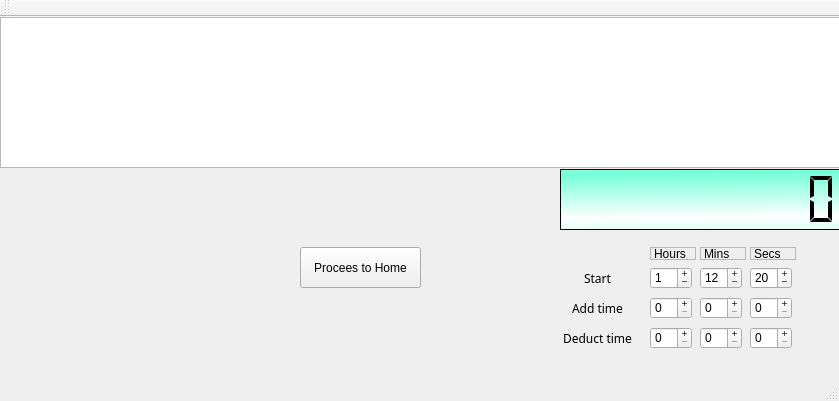
<?xml version="1.0" encoding="UTF-8"?>
<ui version="4.0">
 <class>timer</class>
 <widget class="QMainWindow" name="timer">
  <property name="geometry">
   <rect>
    <x>0</x>
    <y>0</y>
    <width>839</width>
    <height>401</height>
   </rect>
  </property>
  <property name="windowTitle">
   <string>munib</string>
  </property>
  <property name="autoFillBackground">
   <bool>false</bool>
  </property>
  <property name="styleSheet">
   <string notr="true">background-image: url(:/Login1/Abstract-wallpaper-for-PC-87 (1).jpg);</string>
  </property>
  <widget class="QWidget" name="centralWidget">
   <widget class="QGraphicsView" name="graphicsView">
    <property name="geometry">
     <rect>
      <x>0</x>
      <y>0</y>
      <width>841</width>
      <height>151</height>
     </rect>
    </property>
    <property name="styleSheet">
     <string notr="true">background-image: url(:/Login1/logo.png);</string>
    </property>
   </widget>
   <widget class="QLCDNumber" name="lcdNumber">
    <property name="geometry">
     <rect>
      <x>560</x>
      <y>152</y>
      <width>281</width>
      <height>61</height>
     </rect>
    </property>
    <property name="autoFillBackground">
     <bool>false</bool>
    </property>
    <property name="styleSheet">
     <string notr="true">background-color: qlineargradient(spread:reflect, x1:0.465909, y1:0.074, x2:0.494, y2:0.807, stop:0 rgba(117, 255, 216, 255), stop:1 rgba(255, 255, 255, 255));</string>
    </property>
    <property name="frameShape">
     <enum>QFrame::StyledPanel</enum>
    </property>
    <property name="digitCount">
     <number>10</number>
    </property>
    <property name="segmentStyle">
     <enum>QLCDNumber::Flat</enum>
    </property>
    <property name="intValue" stdset="0">
     <number>0</number>
    </property>
   </widget>
   <widget class="QPushButton" name="StartButton">
    <property name="geometry">
     <rect>
      <x>560</x>
      <y>250</y>
      <width>75</width>
      <height>23</height>
     </rect>
    </property>
    <property name="font">
     <font>
      <family>Segoe Print</family>
      <underline>false</underline>
      <kerning>false</kerning>
     </font>
    </property>
    <property name="text">
     <string>Start</string>
    </property>
    <property name="flat">
     <bool>true</bool>
    </property>
   </widget>
   <widget class="QPushButton" name="AddButton">
    <property name="geometry">
     <rect>
      <x>560</x>
      <y>280</y>
      <width>75</width>
      <height>23</height>
     </rect>
    </property>
    <property name="font">
     <font>
      <family>Segoe Print</family>
      <underline>false</underline>
      <kerning>false</kerning>
     </font>
    </property>
    <property name="text">
     <string>Add time</string>
    </property>
    <property name="flat">
     <bool>true</bool>
    </property>
   </widget>
   <widget class="QPushButton" name="DeductButton">
    <property name="geometry">
     <rect>
      <x>560</x>
      <y>310</y>
      <width>75</width>
      <height>23</height>
     </rect>
    </property>
    <property name="font">
     <font>
      <family>Segoe Print</family>
      <underline>false</underline>
      <kerning>false</kerning>
     </font>
    </property>
    <property name="text">
     <string>Deduct time</string>
    </property>
    <property name="flat">
     <bool>true</bool>
    </property>
   </widget>
   <widget class="QLabel" name="label">
    <property name="geometry">
     <rect>
      <x>650</x>
      <y>230</y>
      <width>46</width>
      <height>13</height>
     </rect>
    </property>
    <property name="frameShape">
     <enum>QFrame::StyledPanel</enum>
    </property>
    <property name="text">
     <string>Hours</string>
    </property>
    <property name="wordWrap">
     <bool>false</bool>
    </property>
   </widget>
   <widget class="QLabel" name="label_2">
    <property name="geometry">
     <rect>
      <x>700</x>
      <y>230</y>
      <width>46</width>
      <height>13</height>
     </rect>
    </property>
    <property name="frameShape">
     <enum>QFrame::StyledPanel</enum>
    </property>
    <property name="text">
     <string>Mins</string>
    </property>
    <property name="wordWrap">
     <bool>false</bool>
    </property>
   </widget>
   <widget class="QLabel" name="label_3">
    <property name="geometry">
     <rect>
      <x>750</x>
      <y>230</y>
      <width>46</width>
      <height>13</height>
     </rect>
    </property>
    <property name="frameShape">
     <enum>QFrame::StyledPanel</enum>
    </property>
    <property name="text">
     <string>Secs</string>
    </property>
    <property name="wordWrap">
     <bool>false</bool>
    </property>
   </widget>
   <widget class="QSpinBox" name="StartHour">
    <property name="geometry">
     <rect>
      <x>650</x>
      <y>250</y>
      <width>42</width>
      <height>22</height>
     </rect>
    </property>
    <property name="wrapping">
     <bool>false</bool>
    </property>
    <property name="frame">
     <bool>true</bool>
    </property>
    <property name="buttonSymbols">
     <enum>QAbstractSpinBox::PlusMinus</enum>
    </property>
    <property name="showGroupSeparator" stdset="0">
     <bool>false</bool>
    </property>
    <property name="maximum">
     <number>23</number>
    </property>
    <property name="value">
     <number>1</number>
    </property>
   </widget>
   <widget class="QSpinBox" name="StartMins">
    <property name="geometry">
     <rect>
      <x>700</x>
      <y>250</y>
      <width>42</width>
      <height>22</height>
     </rect>
    </property>
    <property name="buttonSymbols">
     <enum>QAbstractSpinBox::PlusMinus</enum>
    </property>
    <property name="maximum">
     <number>59</number>
    </property>
    <property name="value">
     <number>12</number>
    </property>
   </widget>
   <widget class="QSpinBox" name="StartSecs">
    <property name="geometry">
     <rect>
      <x>750</x>
      <y>250</y>
      <width>42</width>
      <height>22</height>
     </rect>
    </property>
    <property name="buttonSymbols">
     <enum>QAbstractSpinBox::PlusMinus</enum>
    </property>
    <property name="accelerated">
     <bool>false</bool>
    </property>
    <property name="maximum">
     <number>59</number>
    </property>
    <property name="value">
     <number>20</number>
    </property>
   </widget>
   <widget class="QSpinBox" name="AddSecs">
    <property name="geometry">
     <rect>
      <x>750</x>
      <y>280</y>
      <width>42</width>
      <height>22</height>
     </rect>
    </property>
    <property name="buttonSymbols">
     <enum>QAbstractSpinBox::PlusMinus</enum>
    </property>
    <property name="maximum">
     <number>59</number>
    </property>
   </widget>
   <widget class="QSpinBox" name="AddMins">
    <property name="geometry">
     <rect>
      <x>700</x>
      <y>280</y>
      <width>42</width>
      <height>22</height>
     </rect>
    </property>
    <property name="buttonSymbols">
     <enum>QAbstractSpinBox::PlusMinus</enum>
    </property>
    <property name="maximum">
     <number>59</number>
    </property>
   </widget>
   <widget class="QSpinBox" name="AddHours">
    <property name="geometry">
     <rect>
      <x>650</x>
      <y>280</y>
      <width>42</width>
      <height>22</height>
     </rect>
    </property>
    <property name="buttonSymbols">
     <enum>QAbstractSpinBox::PlusMinus</enum>
    </property>
    <property name="maximum">
     <number>23</number>
    </property>
   </widget>
   <widget class="QSpinBox" name="DeductSecs">
    <property name="geometry">
     <rect>
      <x>750</x>
      <y>310</y>
      <width>42</width>
      <height>22</height>
     </rect>
    </property>
    <property name="buttonSymbols">
     <enum>QAbstractSpinBox::PlusMinus</enum>
    </property>
    <property name="maximum">
     <number>59</number>
    </property>
   </widget>
   <widget class="QSpinBox" name="DeductMins">
    <property name="geometry">
     <rect>
      <x>700</x>
      <y>310</y>
      <width>42</width>
      <height>22</height>
     </rect>
    </property>
    <property name="buttonSymbols">
     <enum>QAbstractSpinBox::PlusMinus</enum>
    </property>
    <property name="maximum">
     <number>59</number>
    </property>
   </widget>
   <widget class="QSpinBox" name="DeductHours">
    <property name="geometry">
     <rect>
      <x>650</x>
      <y>310</y>
      <width>42</width>
      <height>22</height>
     </rect>
    </property>
    <property name="buttonSymbols">
     <enum>QAbstractSpinBox::PlusMinus</enum>
    </property>
    <property name="maximum">
     <number>23</number>
    </property>
   </widget>
   <widget class="QPushButton" name="Proceedtohomebutton">
    <property name="geometry">
     <rect>
      <x>300</x>
      <y>230</y>
      <width>121</width>
      <height>41</height>
     </rect>
    </property>
    <property name="text">
     <string>Procees to Home</string>
    </property>
   </widget>
  </widget>
  <widget class="QMenuBar" name="menuBar">
   <property name="geometry">
    <rect>
     <x>0</x>
     <y>0</y>
     <width>839</width>
     <height>21</height>
    </rect>
   </property>
  </widget>
  <widget class="QToolBar" name="mainToolBar">
   <attribute name="toolBarArea">
    <enum>TopToolBarArea</enum>
   </attribute>
   <attribute name="toolBarBreak">
    <bool>false</bool>
   </attribute>
  </widget>
  <widget class="QStatusBar" name="statusBar"/>
 </widget>
 <layoutdefault spacing="6" margin="11"/>
 <resources>
  <include location="login1.qrc"/>
 </resources>
 <connections>
  <connection>
   <sender>StartButton</sender>
   <signal>clicked()</signal>
   <receiver>timer</receiver>
   <slot>starter()</slot>
   <hints>
    <hint type="sourcelabel">
     <x>608</x>
     <y>293</y>
    </hint>
    <hint type="destinationlabel">
     <x>528</x>
     <y>265</y>
    </hint>
   </hints>
  </connection>
  <connection>
   <sender>AddButton</sender>
   <signal>clicked()</signal>
   <receiver>timer</receiver>
   <slot>addTime()</slot>
   <hints>
    <hint type="sourcelabel">
     <x>573</x>
     <y>330</y>
    </hint>
    <hint type="destinationlabel">
     <x>500</x>
     <y>305</y>
    </hint>
   </hints>
  </connection>
  <connection>
   <sender>DeductButton</sender>
   <signal>clicked()</signal>
   <receiver>timer</receiver>
   <slot>deductTime()</slot>
   <hints>
    <hint type="sourcelabel">
     <x>589</x>
     <y>358</y>
    </hint>
    <hint type="destinationlabel">
     <x>497</x>
     <y>340</y>
    </hint>
   </hints>
  </connection>
  <connection>
   <sender>Proceedtohomebutton</sender>
   <signal>clicked()</signal>
   <receiver>timer</receiver>
   <slot>makegui()</slot>
   <hints>
    <hint type="sourcelabel">
     <x>348</x>
     <y>289</y>
    </hint>
    <hint type="destinationlabel">
     <x>376</x>
     <y>340</y>
    </hint>
   </hints>
  </connection>
 </connections>
 <slots>
  <slot>starter()</slot>
  <slot>addTime()</slot>
  <slot>deductTime()</slot>
  <slot>makegui()</slot>
 </slots>
</ui>
